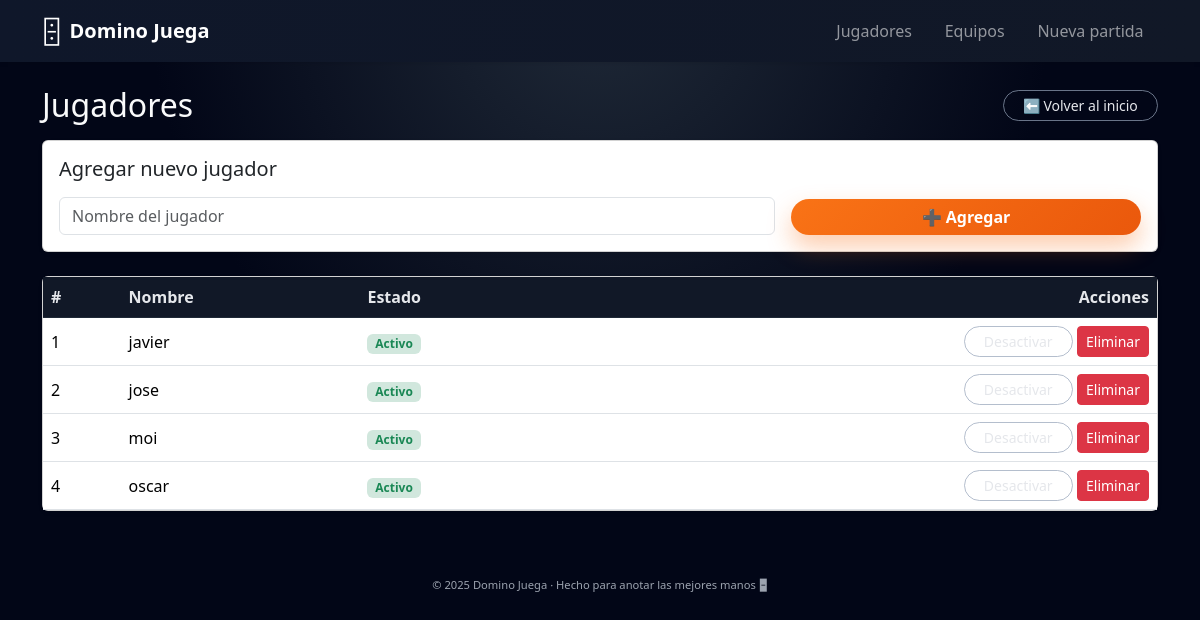
The page /players on the database its author committed.
### models.py (models this page shows, shortened)
class Player(db.Model):
    __tablename__ = "players"
    id = db.Column(db.Integer, primary_key=True)
    name = db.Column(db.String(100), nullable=False, unique=True)
    active = db.Column(db.Boolean, default=True)

### app.py (the view, shortened to what this page needs)
    @app.route("/players", methods=["GET", "POST"])
    def players():
        players_list = Player.query.order_by(Player.name).all()
        return render_template("players.html", players=players_list)

### templates/players.html (shortened to what this page needs)
{% extends "base.html" %}
{% block content %}
<div class="d-flex justify-content-between align-items-center mb-3">
  <h2 class="mb-0">Jugadores</h2>
  <a href="{{ url_for('index') }}" class="btn btn-domino-outline btn-sm">
    ⬅ Volver al inicio
  </a>
</div>
<div class="card shadow-sm hover-lift mb-4">
  <div class="card-body">
    <h5 class="card-title mb-3">Agregar nuevo jugador</h5>
    <form method="post" class="row g-3">
      <div class="col-md-8">
        <input type="text" name="name" class="form-control" placeholder="Nombre del jugador">
      </div>
      <div class="col-md-4 d-flex align-items-end">
        <button type="submit" class="btn btn-domino-primary w-100">
          ➕ Agregar
        </button>
      </div>
    </form>
  </div>
</div>
<div class="card shadow-sm hover-lift">
  <div class="card-body p-0">
    <div class="table-responsive">
      <table class="table table-hover mb-0 align-middle">
        <thead class="table-light">
          <tr>
            <th>#</th>
            <th>Nombre</th>
            <th>Estado</th>
            <th class="text-end">Acciones</th>
          </tr>
        </thead>
        <tbody>
        {% for p in players %}
          <tr>
            <td>{{ p.id }}</td>
            <td>{{ p.name }}</td>
            <td>
              {% if p.active %}
                <span class="badge bg-success-subtle text-success">Activo</span>
              {% else %}
                <span class="badge bg-secondary-subtle text-secondary">Inactivo</span>
              {% endif %}
            </td>
            <td class="text-end">
              <form method="post" action="{{ url_for('toggle_player_active', player_id=p.id) }}" class="d-inline">
                <button type="submit" class="btn btn-sm btn-domino-outline">
                  {% if p.active %}Desactivar{% else %}Activar{% endif %}
                </button>
              </form>
              <form method="post" action="{{ url_for('delete_player', player_id=p.id) }}" class="d-inline" onsubmit="return confirm('¿Seguro que deseas eliminar este jugador?');">
                <button type="submit" class="btn btn-sm btn-danger">
                  Eliminar
                </button>
              </form>
            </td>
          </tr>
        {% else %}
          <tr>
            <td colspan="4" class="text-center py-3 text-muted">
              No hay jugadores registrados todavía. ¡Empieza agregando uno! 🙂
            </td>
          </tr>
        {% endfor %}
        </tbody>
      </table>
    </div>
  </div>
</div>
{% endblock %}

### static/style.css (style rules this page uses)
.bg-domino { background: radial-gradient(circle at top, #1f2937 0, #020617 45%, #020617 100%); min-height: 100vh; color: #f9fafb; }
.btn-domino-primary { background: linear-gradient(135deg, #f97316, #ea580c); border: none; color: #fff; font-weight: 600; border-radius: 999px; padding-inline: 1.4rem; box-shadow: 0 12px 25px rgba(248, 113, 22, 0.35); transition: transform 0.15s ease, box-shadow 0.15s ease, filter 0.15s ease; }
.btn-domino-outline { border-radius: 999px; border: 1px solid rgba(148, 163, 184, 0.7); color: #e5e7eb; background: transparent; font-weight: 500; padding-inline: 1.2rem; transition: background-color 0.15s ease, color 0.15s ease, transform 0.15s ease; }
.hover-lift { transition: transform 0.18s ease, box-shadow 0.18s ease, border-color 0.18s ease; }
.table { color: #e5e7eb; }
.table thead.table-light th { background-color: #111827; color: #e5e7eb; border-color: #1f2937; }

### rows shown on the page
Player: id "1", name "javier", active "Activo"
Player: id "2", name "jose", active "Activo"
Player: id "3", name "moi", active "Activo"
Player: id "4", name "oscar", active "Activo"

### other values the page prints
{{ 2025 }} "2025"
